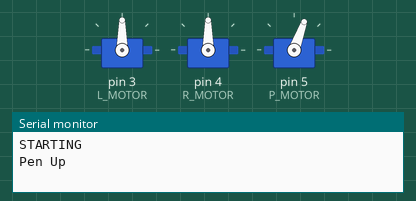
Simulated run of this sketch. Board: Arduino Uno, built with avr-gcc and run on an emulated ATmega328P. On the bench: 3 × servo, the last lines printed to the serial monitor.

Above: at 0.1 s.
At 1.1 s:
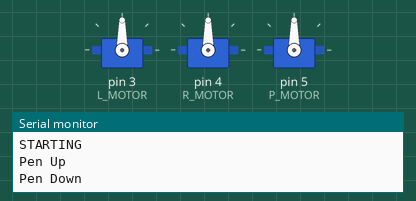
At 11.9 s:
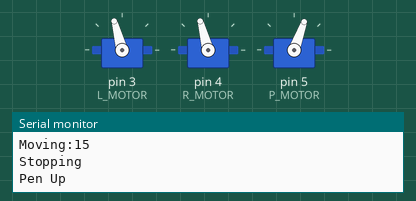
At 15.7 s:
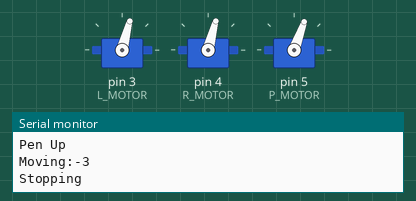
At 26.4 s:
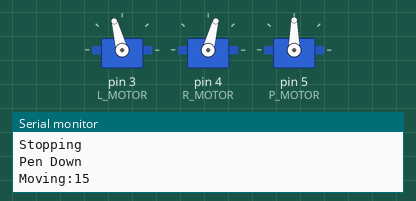
At 38.7 s:
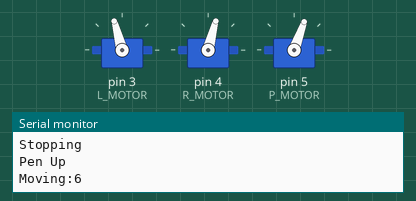
Timing chart, 0 to 40.0 s (numbered marks = the images above):
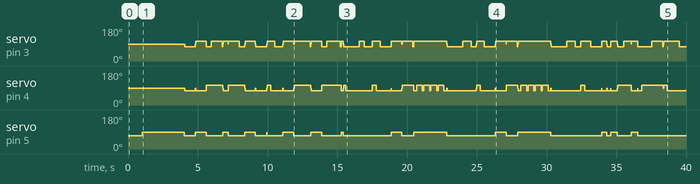

The sketch:

robot_draw.ino
```cpp
#include <Servo.h> // include the Servo library

#define R_MOTOR 4
#define L_MOTOR 3
#define P_MOTOR 5

#define SERVO_FORWARD  false
#define SERVO_BACKWARD true

// create the servo objects
Servo leftMotor;
Servo rightMotor;
Servo penMotor;

typedef struct event {
  uint8_t l;
  uint8_t r;
  int t;
} event;

// update these values if your wheels aren't the same size or motors don't turn
// at the same speed;
int rightCalibration = 0;
int leftCalibration = 0;

void setSpeed(int motor, int motorSpeed, boolean isBackward)
{
  int cal = 0;
  Servo *s;
  if (motor == R_MOTOR) {
    s = &rightMotor;
    cal = rightCalibration;
  }
  else {
    s = &leftMotor;
    cal = leftCalibration;
  }
  motorSpeed += cal;

  if ((motor == R_MOTOR) ^ (isBackward))
  {
    motorSpeed = -motorSpeed;
  }

  s->write(90+ motorSpeed);
}

void stopMotor(int motor)
{
  Servo *s = (motor == R_MOTOR) ? &rightMotor : &leftMotor;
  s->write(90);
}


#define PEN_UP_POSITION 70
#define PEN_DOWN_POSITION 90
#define DOWN true
#define UP false
boolean pen_state;

#define PU pu();
void pu() {
    Serial.println("Pen Up");
  pen_state = UP;
    penMotor.write(PEN_UP_POSITION);
  delay(20);
}

#define PD pd();
void pd() {
  pen_state = DOWN;
      Serial.println("Pen Down");
    penMotor.write(PEN_DOWN_POSITION);
  delay(20);
}

#define TURN_SPEED 15
void t(int d) {
  boolean restore;
  if (restore = (pen_state == DOWN)) PU;
  _t(d);
  if (d>=90) { m(-.1);}
//  else if (d >=30) { m(-.05);}
  if (restore) PD;
}

void _t(int d) {
    setSpeed(R_MOTOR,TURN_SPEED,d>0);
    setSpeed(L_MOTOR,TURN_SPEED,d<0);
    delay(abs(d)*(3100.0/360.0));
    stopMotor(R_MOTOR);
    stopMotor(L_MOTOR);
}

#define MOVE_FACTOR 50
#define MOVE_SPEED 15
int scale;
void m(float _mm) {
  int mm = _mm*scale;
  Serial.print("Moving:");
  Serial.println(mm);
    setSpeed(R_MOTOR,MOVE_SPEED,mm<0);
    setSpeed(L_MOTOR,MOVE_SPEED,mm<0);
    delay(abs(mm)*MOVE_FACTOR);
    stopMotor(R_MOTOR);
    stopMotor(L_MOTOR);
    Serial.println("Stopping");
}

#define SPC m(.75);
#define NXT PU t(scale * 2); m(.4);
#define H _H();
void _H() {
  t(-90); PD m(1); PU m(-.5); t(90); PD m(.5); PU t(90); m(-.5); PD m(1); t(-90);  NXT;
}
#define I _I();
void _I() {
  t(-90); PD m(.8); PU m(-.8);t(90); NXT
}

#define MM 1.4
#define NN (1.4/2)

#define WA 30
#define WH 1.1
#define W _W();
void _W() {
 m(.4); t(-90-WA);m(WH);t(180);PD m(WH);t(-180+WA*2);m(.4);t(180-WA*2);m(.4);t(-180+WA*2);m(WH);PU t(180-WA/2); m(1); t(-90); NXT
//t(-90); PD m(1); t(135); m(NN); t(-135); m(MM); t(135); m(MM); t(-135); m(NN); PU t(45); m(1); t(-90); NXT
}

#define L _L();
void _L() {
  t(-90); PD m(1); PU m(-1); t(90); PD m(.5); NXT
}

#define BANG _BANG();
void _BANG() {
  t(-90);PD m(.2);PU m(.1); PD m(.7);PU m(-1); t(90); NXT
}

#define AA 22.5
#define AH 1.05
#define A _A();
void _A() {
  t(-90+AA);PD m(AH);t(180-AA*2);m(AH);PU m(-AH/2); t(90+AA); PD m(.2); PU m(-.2); t(-90-AA); m(AH/2); t(-90+AA); NXT
//PD t(-45);m(NN);PU m(-MM); t(135); PD m(MM); PU t(180); m(MM); t(45); m(MM); t(-45); NXT
}

#define C225 _t(23); m(.08);

//#define QC C225 C225 C225 C225
#define QC _t(48); m(.15); _t(48); m(.15);
#define HC QC m(.05); QC

#define P _P();
void _P() {
  t(-90); PD m(1); t(90); m(.3); HC  m(.15); PU t(-180 +50); m(.8); t(-45); NXT
}

#define Y _Y();
void _Y() {
  m(.25);t(-90);PD m(.5);t(-WA); m(.6);PU m(-.6);t(WA*2);PD m(.6); PU t(-WA); m(-1); t(90); NXT
}

#define B _B();
void _B() {
  t(-90); PD m(1); t(90); m(.3); HC  m(.15); PU t(-165); m(.3); PD HC m(.2); PU t(180); m(.5); NXT
}

#define D _D();
void _D() {
  t(-90); PD m(1); t(90); m(.3); QC m(.6); QC m(.25); PU t(180); m(.5); NXT
}
#define TICK m(.1); m(-.1);
#define PLUS _PLUS();
void _PLUS() {
  t(-90); PD m(1); PU  m(-.5);t(-90); m(.5); PD m(-1); PU t(90); m(-.5); t(90); NXT
}

#define DASH _DASH();
void _DASH() {
  t(-90); m(.5); t(90); PD m(.4); PU t(90); m(.5); t(-90); NXT
}

void setup()
{
  Serial.begin(115200);
  Serial.println("STARTING");
  leftMotor.attach(L_MOTOR);
  rightMotor.attach(R_MOTOR);
  penMotor.attach(P_MOTOR);
  scale = 15;
//  PU
//  H I SPC W I L L BANG
//  t(-10); m(-8); t(10);
//  H A P P Y SPC B D A Y BANG

PU
delay(1000);
PD
delay(3000);
  PU

//PD m(1000);

// Calibrate
//PD _t(22.5); TICK _t(-22.5); SPC _t(45); TICK _t(-45); SPC _t(90); TICK _t(-90); SPC _t(180); TICK _t(-180); SPC _t(360);  TICK _t(-360);

//H I SPC W I L L SPC BANG t(180-10); m(10); t(-180+10);

H A P P Y SPC B DASH D A Y

t(180); m(5); t(22.5); m(5); t(-45); m(3);

scale = 30;

t(-45);

W I L L BANG
//DASH W DASH W DASH

//P B B D SPC SPC
 PU

}

void loop() {

}
```

Measured:
- by itself, servo on pin 5 (P_MOTOR): 70° → 90° at 1.0 s, → 70° 3.0 s later, → 90° 0.79 s later, → 70° 0.77 s later, … (30 changes in this stretch)
